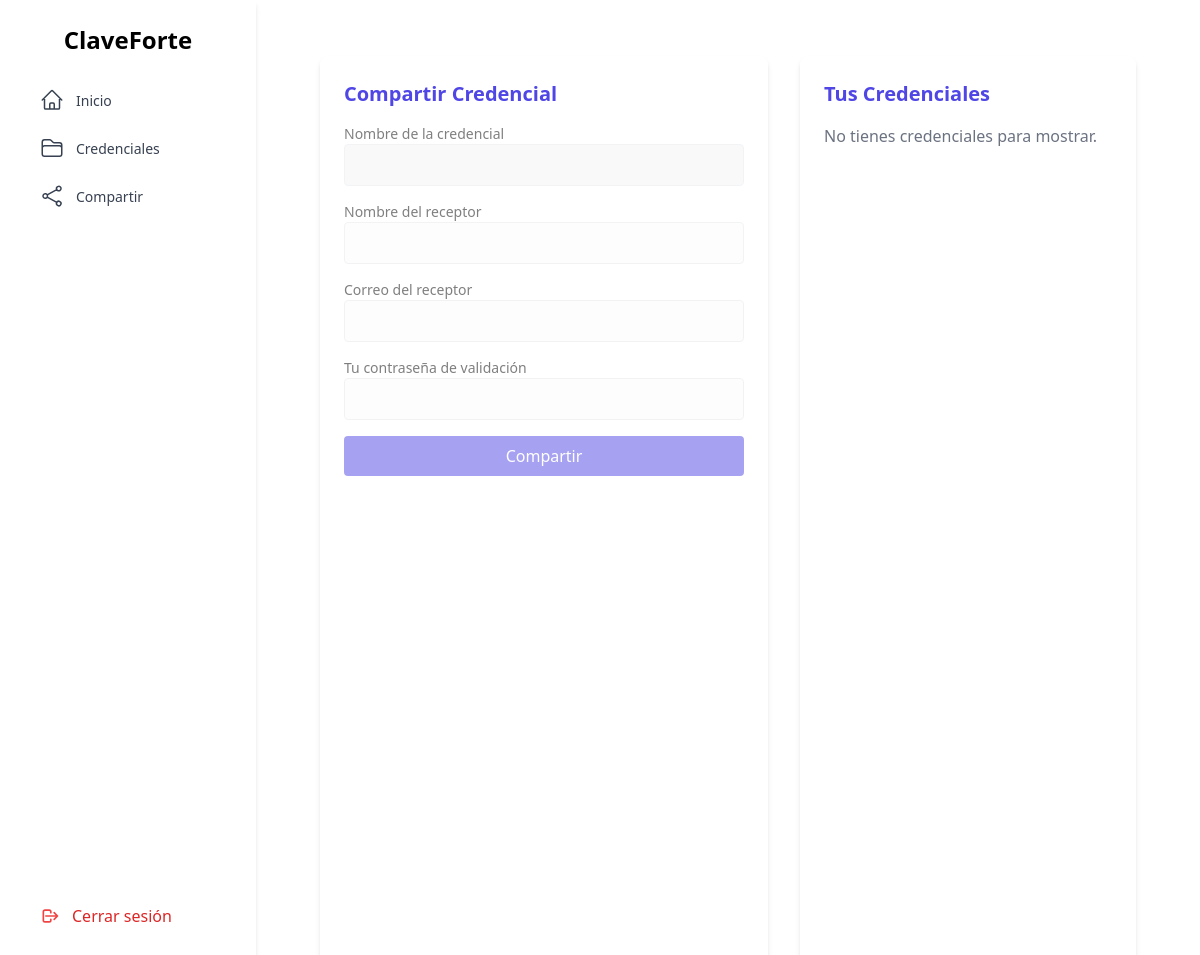
The app's page /share_credential (signed in), older data.
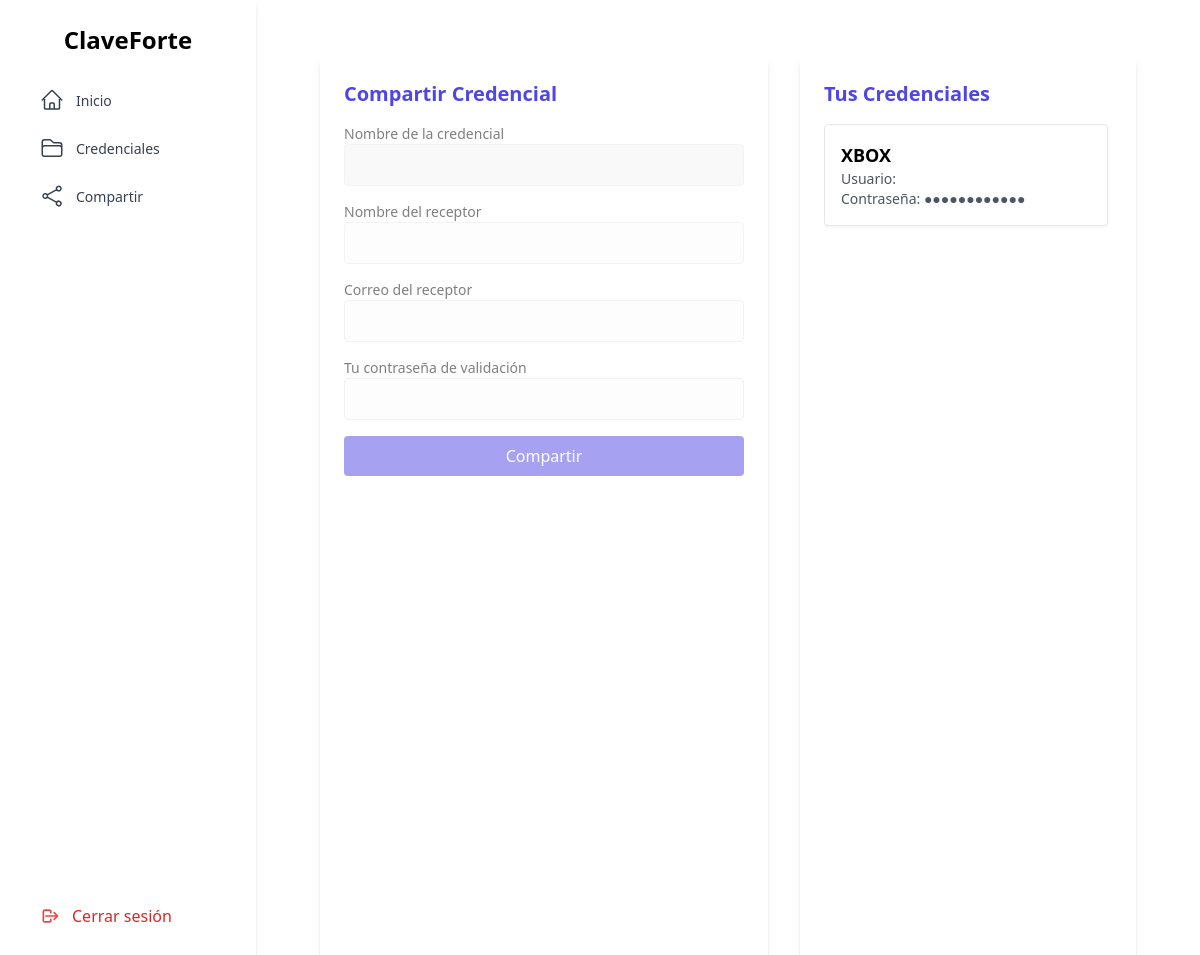
The same page, newer data.
### tables this page shows
CREATE TABLE Credentials (
        id_credential   INTEGER PRIMARY KEY AUTOINCREMENT,
        service_name    TEXT NOT NULL,
        service_pass    TEXT NOT NULL,
        users_allows    TEXT,
        name_owner      TEXT,
        id_usr          INTEGER NOT NULL,
        FOREIGN KEY (id_usr) REFERENCES Users(id_usr)
    );

### app.py (the view, shortened to what this page needs)
@app.route('/share_credential', methods=['GET', 'POST'])
def compartir_credencial():
    if (not session):
        return redirect("login")
    usuario_id = session.get('usuario_id')
    rol = session.get('usuario_rol')
    conn = sqlite3.connect('instance/ClaveForte.db')
    conn.row_factory = sqlite3.Row
    cur = conn.cursor()
    cur.execute("SELECT * FROM Credentials WHERE id_usr = ?", (usuario_id,))
    credenciales = cur.fetchall()
    conn.close()
    return render_template('./credentials/compartir/compartir.html',
                           credenciales=credenciales,
                           usuario_actual=usuario_id,
                           usr_rol=rol)

### templates/credentials/compartir/compartir.html (shortened to what this page needs)
{% extends "layout.html" %}
{% block content %}
<div class="flex h-screen gap-8 px-6 py-4 box-border">
  <div class="w-full max-w-md bg-white p-6 rounded-lg shadow-md overflow-y-auto">
    <h2 class="text-xl font-semibold mb-4 text-indigo-600">Compartir Credencial</h2>
    <form id="form-compartir" action="/share_credential" method="POST" class="space-y-4 pointer-events-none opacity-50">
      <div>
        <label class="block text-sm font-medium">Nombre de la credencial</label>
        <input type="text" id="nombre_credencial" name="nombre_credencial" required readonly
               class="w-full p-2 border rounded focus:outline-none focus:ring-2 focus:ring-indigo-400 bg-gray-100">
      </div>
      <div>
        <label class="block text-sm font-medium">Nombre del receptor</label>
        <input type="text" name="nombre_receptor" required disabled
               class="w-full p-2 border rounded focus:outline-none focus:ring-2 focus:ring-indigo-400">
      </div>
      <div>
        <label class="block text-sm font-medium">Correo del receptor</label>
        <input type="email" name="correo_receptor" required disabled
               class="w-full p-2 border rounded focus:outline-none focus:ring-2 focus:ring-indigo-400">
      </div>
      <div>
        <label class="block text-sm font-medium">Tu contraseña de validación</label>
        <input type="password" name="pass_validacion" required disabled
               class="w-full p-2 border rounded focus:outline-none focus:ring-2 focus:ring-indigo-400">
      </div>
      <button type="submit" disabled
              class="w-full bg-indigo-600 text-white py-2 rounded hover:bg-indigo-700 transition">
        Compartir
      </button>
    </form>
  </div>
  <div class="flex-1 bg-white p-6 m-y-10 rounded-lg shadow-md flex flex-col">
    <h2 class="text-xl font-semibold mb-4 text-indigo-600">Tus Credenciales</h2>
    <div class="flex-1 overflow-y-auto space-y-4 pr-1">
      {% if credenciales %}
        <div id="cred-container">
        {% for c in credenciales %}
          <div
            id="cred-{{ c.id_credential }}"
            class="credencial p-4 mb-4 border rounded bg-white shadow-sm cursor-pointer"
            data-nombre="{{ c.service_name }}"
            data-id="{{ c.id_credential }}"
          >
            <p class="font-semibold text-lg">{{ c.service_name }}</p>
            <p class="text-sm text-gray-600">Usuario: {{ c.service_user }}</p>
            <p class="text-sm text-gray-600">Contraseña: {{ '●' * c.service_pass|length }}</p>
          </div>
        {% endfor %}
      </div>
      {% else %}
        <p class="text-gray-500">No tienes credenciales para mostrar.</p>
      {% endif %}
    </div>
  </div>
</div>
{% endblock %}

Row changes from the older to the newer data that the page shows:
added Credentials: service_name "XBOX", service_pass "●●●●●●●●●●●●"
Text that changed along with them:
text no longer shown: "No tienes credenciales para mostrar."
